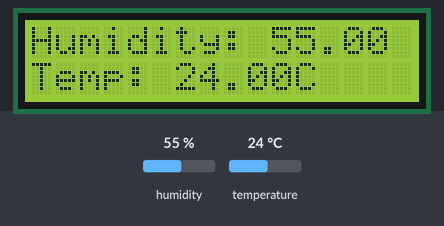
Simulated run of this sketch. Board: Arduino Uno, built with avr-gcc and run on an emulated ATmega328P. On the bench: 16×2 character LCD. The test bench sets the inputs (shaded band); at power-on: humidity 55 %, temperature 24 °C.

Above: at 2.7 s.
2.8 s: humidity set to 22 %
At 5.3 s:
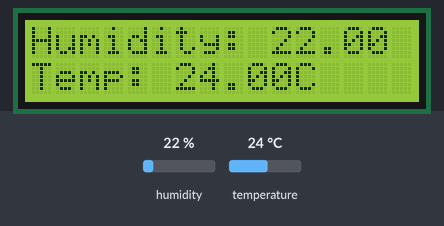
5.8 s: temperature set to 12 °C
At 7.6 s:
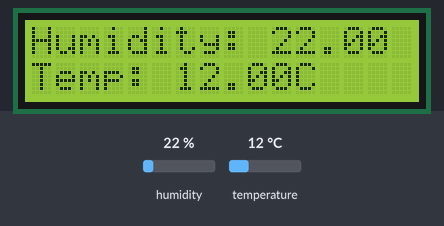
8.8 s: humidity set to 40 %
At 10.9 s:
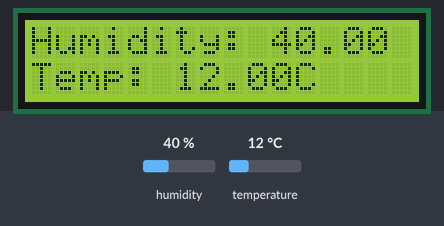
11.8 s: temperature set to 19 °C
At 13.1 s:
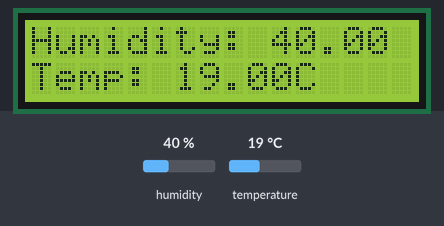
Timing chart, 0 to 14.8 s (numbered marks = the images above; inputs shaded):
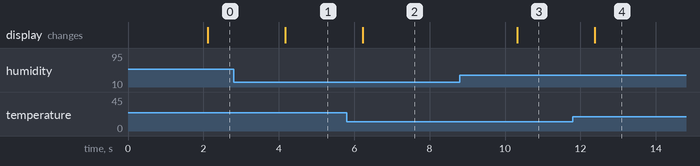

The sketch:

HomeTracker.ino
```cpp
#include <Adafruit_Sensor.h>
#include <DHT.h>
#include <LiquidCrystal_I2C.h>

#define DHTPIN A0
#define DHTTYPE DHT11

DHT dht = DHT(DHTPIN, DHTTYPE);
LiquidCrystal_I2C lcd(0x27, 16, 2);

void setup()
{
  Serial.begin(9600);

  dht.begin();
  lcd.begin();
}

void loop()
{
  delay(2000);

  float humidity = dht.readHumidity();
  float temperature = dht.readTemperature();

  if (isnan(humidity) || isnan(temperature))
  {
    Serial.println("Failed to read data from DHT sensor");
    return;
  }

  lcd.clear();
  lcd.print("Humidity: ");
  lcd.print(humidity);

  lcd.setCursor(0, 1);
  lcd.print("Temp: ");
  lcd.print(temperature);
  lcd.print("C");
}
```

Measured:
- after the input at 2.8 s, the display: changes after 1.4 s (image 1)
- after the input at 5.8 s, the display: changes after 0.42 s (image 2)
- after the input at 8.8 s, the display: changes after 1.5 s (image 3)
- after the input at 11.8 s, the display: changes after 0.58 s (image 4)
